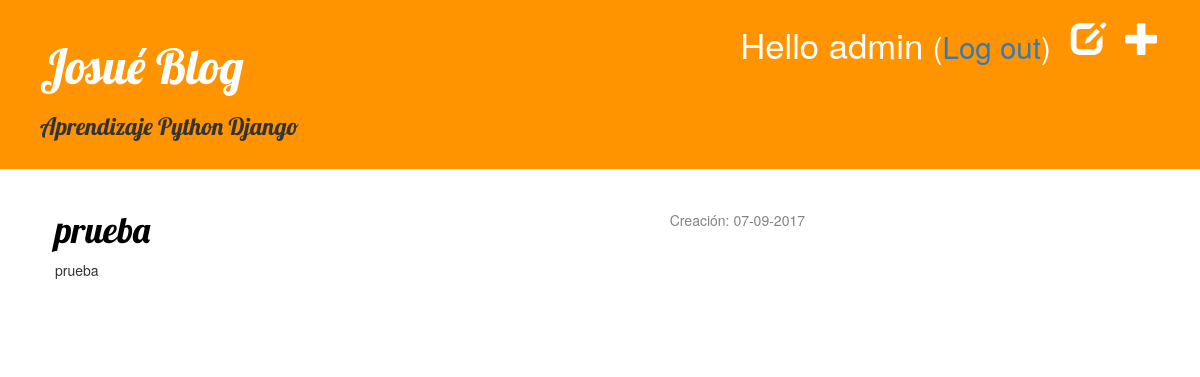
/drafts/ (signed in), run on an earlier commit of the app's database.
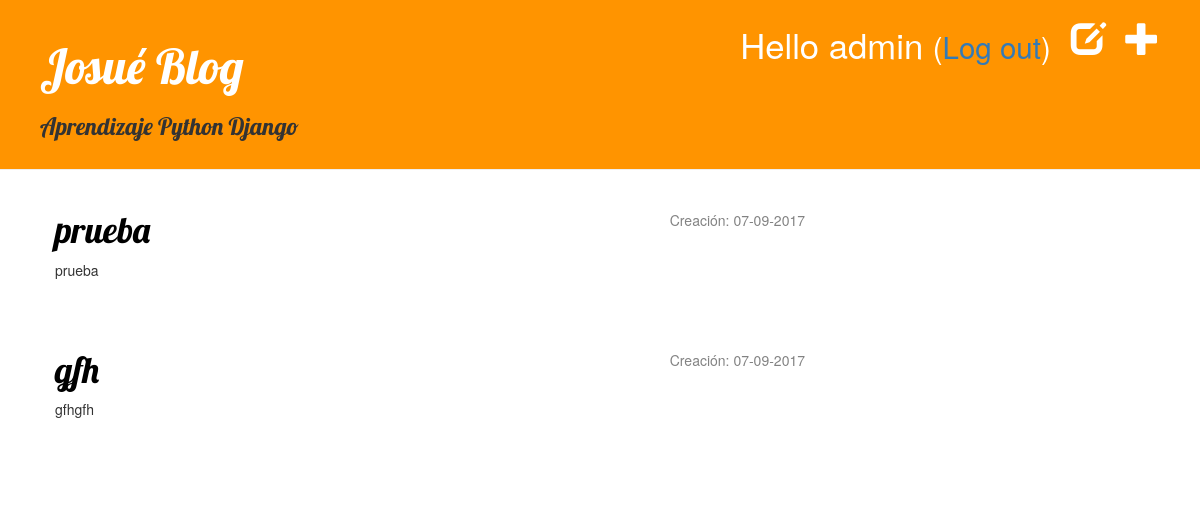
And on a later commit of the database.
### blog/models.py (models this page shows, shortened)
class Post(models.Model):
	author = models.ForeignKey('auth.User')
	title = models.CharField(max_length=200)
	text = models.TextField()
	more_text = models.CharField(max_length=100, null=True)
	email = models.EmailField(null=True)
	created_date = models.DateTimeField(
		default=timezone.now)
	published_date = models.DateTimeField(
		blank=True, null=True)

### blog/views.py (the view)
# urls.py: url(r'^drafts/$', views.post_draft_list, name='post_draft_list'),
@login_required
def post_draft_list(request):
    posts = Post.objects.filter(published_date__isnull=True).order_by('created_date')
    return render(request, 'blog/post_draft_list.html', {'posts': posts})

### blog/templates/blog/post_draft_list.html
{% extends 'blog/base.html' %}
{% block content %}
    {% for post in posts %}
        <div class="post">
            <p class="date">Creación: {{ post.created_date|date:'d-m-Y' }}</p>
            <h1><a href="{% url 'post_detail' pk=post.pk %}">{{ post.title }}</a></h1>
            <p>{{ post.text|truncatechars:200 }}</p>
        </div>
    {% endfor %}
{% endblock %}

What changed in the data, as far as the page shows it:
added Post: created_date "07-09-2017", title "gfh", text "gfhgfh"
